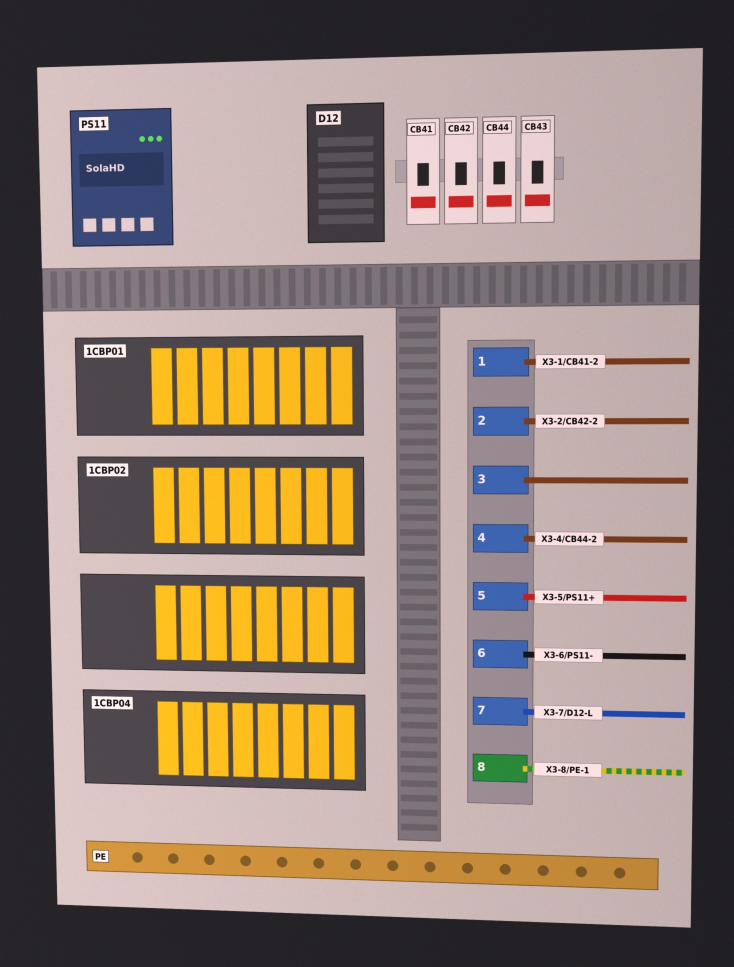
#> input picture eagle_eye/sample_photos/01_emerson_example_4_faults.jpg, 2200 x 2900 px (shown at 1/3 size)
$ python -i preprocess.py   (imports and definitions only)   (older library calls are emulated)
#> lines starting #> are read from the running program, lines starting #| are printed output that depends on the picture
"""Photo loading for the real-cabinet engine: EXIF orientation, ignore bands and a quality score.

Every photo coordinate in the engine refers to the EXIF-transposed, full-resolution image returned here. Phone
cameras burn a watermark (bottom-left, e.g. "moto g96 5G / EMERSON.PVT.LTD") and a date/time stamp (bottom-right)
into the pixels; both are reported as ``ignore`` bands so OCR never mistakes them for cabinet labels.

Band sizes are fractions of the photo's *short* side (the overlay scales with it, in portrait and landscape alike):
``EAGLE_IGNORE_WATERMARK="0.25,0.10"`` (width, height from the bottom-left corner),
``EAGLE_IGNORE_TIMESTAMP="0.28,0.09"`` (width, height from the bottom-right corner); ``"0"`` disables a band.
"""
import hashlib
import io
import os
from pathlib import Path

import cv2
import numpy as np
from PIL import Image, ImageOps

QUALITY_SIDE = 1536          # quality metrics are measured on a downscale with this long side
BLUR_SHARP = 150.0           # variance of Laplacian (on the downscale) treated as fully sharp ...
BLUR_BLURRY = 40.0           # ... and as blurry
GLARE_LEVEL = 250            # a pixel is saturated when all channels are >= this


def _band_env(name, default):
    raw = os.environ.get(name, "").strip()
    if not raw:
        return default
    if raw in ("0", "off", "none"):
        return None
    try:
        w, h = (float(v) for v in raw.split(","))
        return (w, h)
    except ValueError:
        return default


WATERMARK = _band_env("EAGLE_IGNORE_WATERMARK", (0.25, 0.10))
TIMESTAMP = _band_env("EAGLE_IGNORE_TIMESTAMP", (0.28, 0.09))


def ignore_bands(width, height, watermark=WATERMARK, timestamp=TIMESTAMP):
    """Watermark (bottom-left) and timestamp (bottom-right) bands ``[[x0, y0, x1, y1], ...]`` in photo pixels."""
    short = min(width, height)
    out = []
    if watermark:
        out.append([0, round(height - watermark[1] * short), round(watermark[0] * short), height])
    if timestamp:
        out.append([round(width - timestamp[0] * short), round(height - timestamp[1] * short), width, height])
    return out


def in_bands(x, y, bands):
    """True when the point lies inside one of the ignore bands."""
    return any(b[0] <= x <= b[2] and b[1] <= y <= b[3] for b in bands)


def quality(rgb):
    """Blur, brightness and glare of an RGB photo plus a 0..1 score and human-readable issues."""
    h, w = rgb.shape[:2]
    f = min(1.0, QUALITY_SIDE / max(h, w))
    small = cv2.resize(rgb, (max(1, round(w * f)), max(1, round(h * f))), interpolation=cv2.INTER_AREA) if f < 1 else rgb
    gray = cv2.cvtColor(small, cv2.COLOR_RGB2GRAY)
    blur = float(cv2.Laplacian(gray, cv2.CV_64F).var())
    brightness = float(gray.mean() / 255.0)
    glare = float(np.mean(np.all(small >= GLARE_LEVEL, axis=2)))

    sharp = float(np.clip((np.log(max(blur, 1e-3)) - np.log(BLUR_BLURRY)) / (np.log(BLUR_SHARP) - np.log(BLUR_BLURRY)),
                          0, 1))
    light = float(np.clip(min((brightness - 0.08) / 0.17, (0.95 - brightness) / 0.15), 0, 1))
    clean = float(np.clip(1 - (glare - 0.02) / 0.13, 0, 1))
    res = float(np.clip(min(h, w) / 1500.0, 0, 1))
    score = round(min(sharp, light, clean, res) * 0.6 + (sharp + light + clean + res) / 4 * 0.4, 3)

    issues = []
    if blur < BLUR_BLURRY:
        issues.append("photo is blurry")
    elif blur < (BLUR_BLURRY * BLUR_SHARP) ** 0.5:
        issues.append("photo is slightly blurry")
    if brightness < 0.18:
        issues.append("photo is too dark")
    elif brightness > 0.85:
        issues.append("photo is overexposed")
    if glare > 0.05:
        issues.append(f"glare on {glare:.0%} of the photo")
    if min(h, w) < 1500:
        issues.append(f"low resolution ({w}x{h} px): small labels may be unreadable")
    return {"blur": round(blur, 1), "brightness": round(brightness, 3), "glare": round(glare, 4), "score": score,
            "issues": issues}


def load_photo(src, ignore=None):
    """Load a photo for inspection.

    ``src`` is a path, raw file bytes, a PIL image or an RGB ``np.uint8`` array (already upright). Returns
    ``{"rgb", "sha", "size": [w, h], "exif_orientation", "ignore", "quality", "name"}``; ``rgb`` is the
    EXIF-transposed image at full resolution and ``sha`` the first 16 hex digits of the SHA-256 of the file bytes
    (of the pixel buffer for arrays). ``ignore`` overrides the default watermark/timestamp bands.
    """
    name = None
    if isinstance(src, np.ndarray):
        rgb = src
        if rgb.ndim == 2:
            rgb = cv2.cvtColor(rgb, cv2.COLOR_GRAY2RGB)
        elif rgb.shape[2] == 4:
            rgb = cv2.cvtColor(rgb, cv2.COLOR_RGBA2RGB)
        rgb = np.ascontiguousarray(rgb, dtype=np.uint8)
        sha = hashlib.sha256(str(rgb.shape).encode() + rgb.tobytes()).hexdigest()[:16]
        orientation = 1
    else:
        if isinstance(src, Image.Image):
            buf = io.BytesIO()
            src.save(buf, format="PNG")
            data, im = buf.getvalue(), src
        else:
            if isinstance(src, (bytes, bytearray)):
                data = bytes(src)
            else:
                name = Path(src).name
                data = Path(src).read_bytes()
            im = Image.open(io.BytesIO(data))
        sha = hashlib.sha256(data).hexdigest()[:16]
        try:
            orientation = int(im.getexif().get(0x0112, 1) or 1)
        except Exception:  # noqa: BLE001 - malformed EXIF must not stop an inspection
            orientation = 1
        rgb = np.asarray(ImageOps.exif_transpose(im).convert("RGB"))
    h, w = rgb.shape[:2]
    return {"rgb": rgb, "sha": sha, "size": [int(w), int(h)], "exif_orientation": orientation,
            "ignore": [list(map(int, b)) for b in ignore] if ignore is not None else ignore_bands(w, h),
            "quality": quality(rgb), "name": name}

>>> import cv2
>>> picture = cv2.cvtColor(cv2.imread('../sample_photos/01_emerson_example_4_faults.jpg'), cv2.COLOR_BGR2RGB)
>>> result = load_photo(picture)
#> in load_photo, `sha = hashlib.sha256(str(rgb.shape).encode() + rgb.tobytes()).hexdiges..`: sha = 'dd14af76c32afc75'
#> in quality, `gray = cv2.cvtColor(small, cv2.COLOR_RGB2GRAY)`:
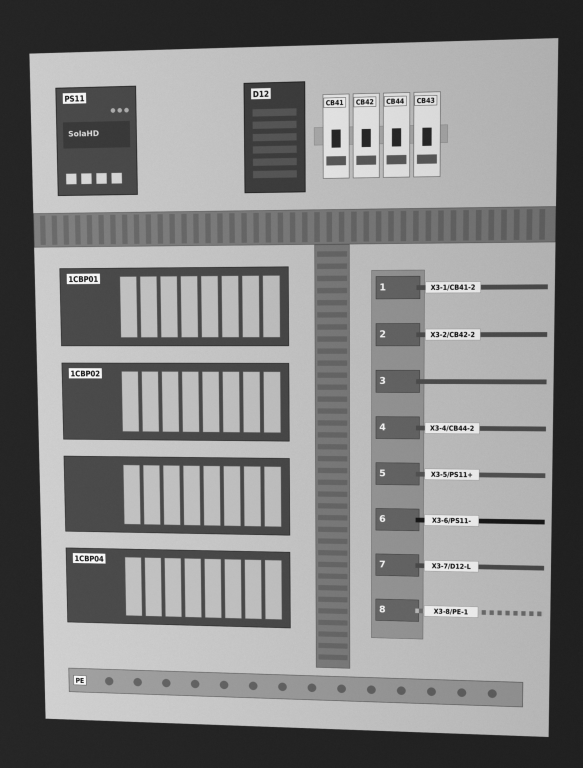
#> gray: shape (1536, 1165) (shown at 1/2 size); min 8, max 251, mean 132.1
#> in quality, `blur = float(cv2.Laplacian(gray, cv2.CV_64F).var())`: blur = 313.4
#> in quality, `brightness = float(gray.mean() / 255.0)`: brightness = 0.518
#> in quality, `glare = float(np.mean(np.all(small >= GLARE_LEVEL, axis=2)))`: glare = 0
#> in quality, `sharp = float(np.clip((np.log(max(blur, 1e-3)) - np.log(BLUR_BLURRY)) ..`: sharp = 1
#> result = 7 items

$ run again, on eagle_eye/sample_photos/03_wrong_ferrule_and_colour.jpg
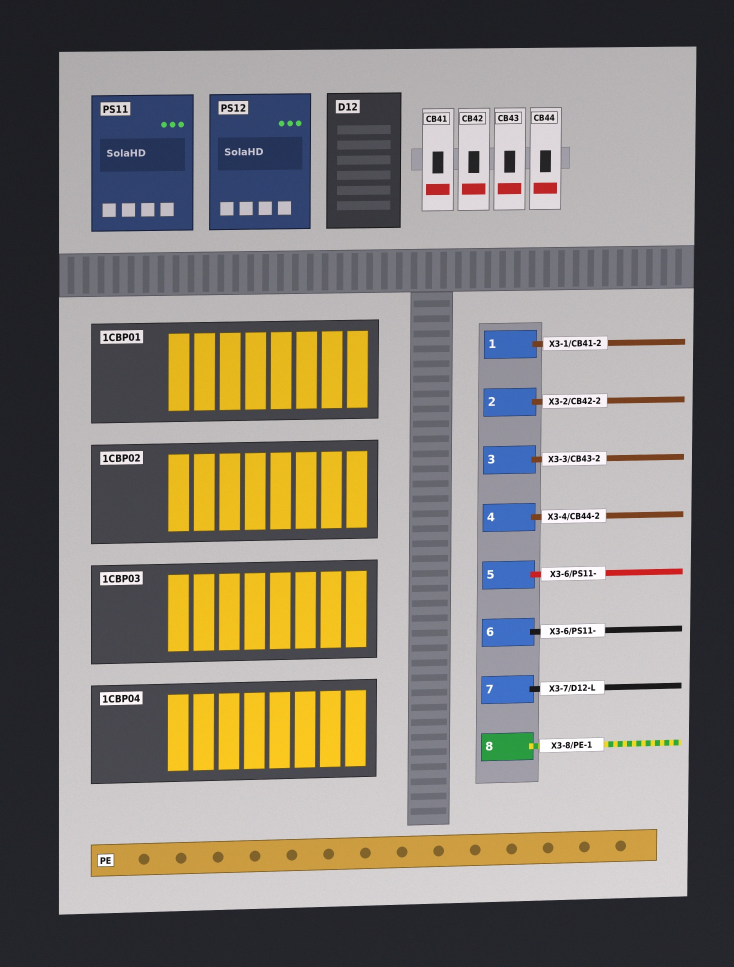
#> input picture eagle_eye/sample_photos/03_wrong_ferrule_and_colour.jpg, 2200 x 2900 px (shown at 1/3 size)
#> sha = 'e519627408df3c79'
#> in quality, `gray = cv2.cvtColor(small, cv2.COLOR_RGB2GRAY)`:
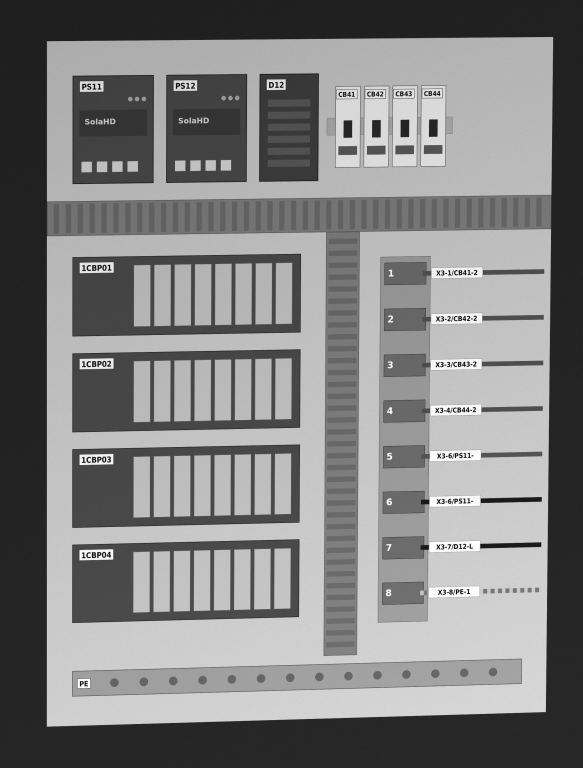
#> gray: shape (1536, 1165) (shown at 1/2 size); min 5, max 255, mean 128.5
#> blur = 571.5
#> brightness = 0.504
#> glare = 0.00296
#> sharp = 1
#> result = 7 items
